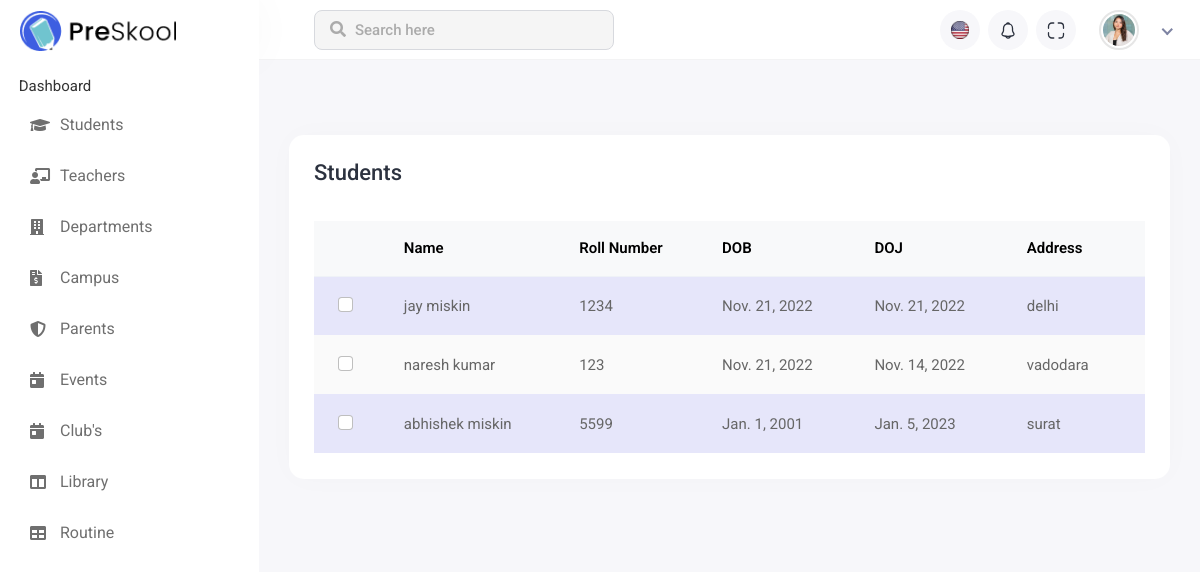
Page /student_page/ (signed in) on the earlier database version.
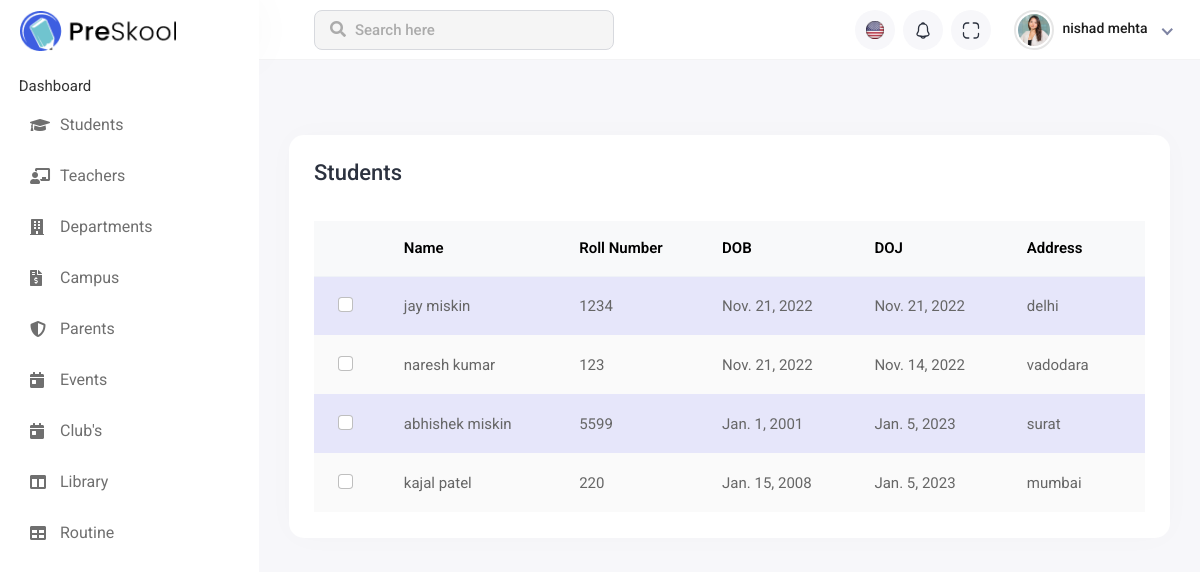
Same page on the later database version.
### Institute_Management_App/models.py (models this page shows, shortened)
class Student(models.Model):
    Common=models.ForeignKey(Common, on_delete=models.CASCADE)
    Roll_Number=models.CharField(max_length=20)
    class Meta:
        db_table="student"

class Common(models.Model):
    Master=models.ForeignKey(Master, on_delete=models.CASCADE)
    Name=models.CharField(max_length=50)
    DateOfBirth=models.DateField(default='2022-11-21')
    DateOfJoining=models.DateField(default='2022-11-21')
    Address=models.CharField(max_length=100)
    class Meta:
        db_table="common"

### Institute_Management_App/views.py (the view)
# urls.py: path('student_page/',student_page,name='student_page'),
def student_page(request):
    if 'email' in request.session:
        student_page_data(request) #load student data
        return render(request,'student_page.html', data)
    return render(request,'student_page.html')

### Institute_Management_App/views.py (called while the page is built)
def student_page_data(request):
    print(request.POST)
    student = Student.objects.all()
    data['student'] = student

### Institute_Management_App/templates/student_page.html (shortened to what the changed rows need)
{% extends 'base.html' %}
{% load static %}
{% block main_content %}
<div class="main-wrapper">
    <div class="header">
        <ul class="nav user-menu">
            <li class="nav-item dropdown has-arrow new-user-menus">
                <a href="#" class="dropdown-toggle nav-link" data-bs-toggle="dropdown">
                    <span class="user-img">
                        <div class="user-text">
                            <h6>{{user_data.first_name}} {{user_data.last_name}}</h6>
                        </div>
                    </span>
                </a>
            </li>
        </ul>
    </div><br><br>
    <div class="page-wrapper">
        <div class="content container-fluid">
            <div class="row">
                <div class="col-sm-12">
                    <div class="card card-table comman-shadow">
                        <div class="card-body">
                            <div class="table-responsive">
                                <table
                                    class="table border-0 star-student table-hover table-center mb-0 datatable table-striped">
                                    <thead class="student-thread">
                                        <tr>
                                            <th>
                                            </th>
                                            <th>Name</th>
                                            <th>Roll Number</th>
                                            <th>DOB</th>
                                            <th>DOJ</th>
                                            <th>Address</th>
                                        </tr>
                                    </thead>
                                    <tbody>
                                        {% for S_data in student %}
                                        <tr>
                                            <td>
                                                <div class="form-check check-tables">
                                                    <input class="form-check-input" type="checkbox" value="something">
                                                </div>
                                            </td>
                                            <td>{{S_data.Common.Name}}</td>
                                            <td>{{S_data.Roll_Number}}</td>
                                            <td>{{S_data.Common.DateOfBirth}}</td>
                                            <td>{{S_data.Common.DateOfJoining}}</td>
                                            <td>{{S_data.Common.Address}}</td>
                                        </tr>
                                        {% endfor %}
                                    </tbody>
                                </table>
                            </div>
                        </div>
                    </div>
                </div>
            </div>
        </div>
    </div>
</div>
{% endblock %}

Differences in the rows shown:
now on this page (row unchanged): Common: first_name "nishad", last_name "mehta"
added Student: Common.Name "kajal patel", Roll_Number "220", Common.DateOfBirth "Jan. 15, 2008", Common.DateOfJoining "Jan. 5, 2023", Common.Address "mumbai"
